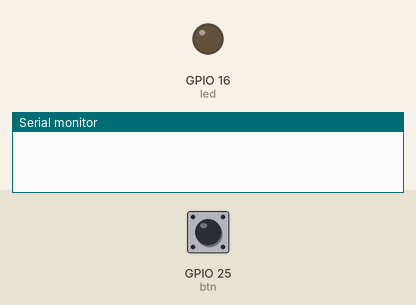
This sketch was run on a simulated ESP32. Parts: output pins drawn as LEDs (lit = HIGH), the last lines printed to the serial monitor. The inputs (shaded band) are chosen by the test bench; at power-on: GPIO 25 (btn) HIGH.

Above: at 1.2 s.
1.3 s: GPIO 25 (btn) pulled LOW for 3.2 s
At 5.3 s:
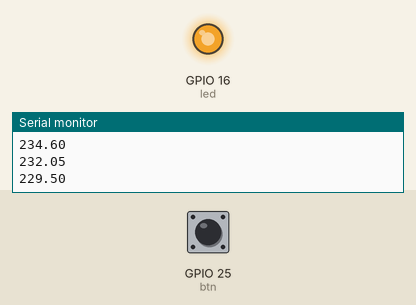
6.0 s: GPIO 25 (btn) pulled LOW for 0.15 s
At 7.9 s:
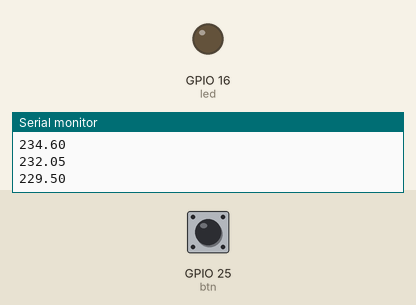
8.2 s: GPIO 25 (btn) pulled LOW for 1 s
At 10.8 s:
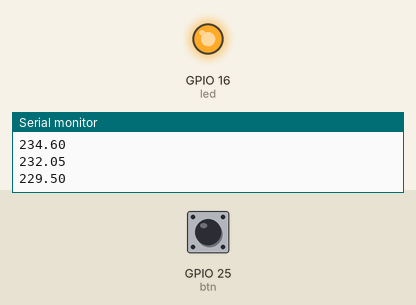
Timing chart, 0 to 12.3 s (numbered marks = the images above; inputs shaded):
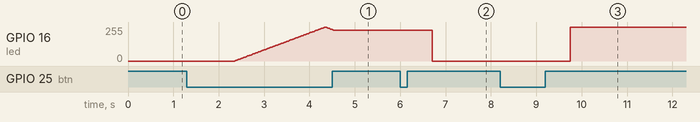

The sketch:

cau2.ino
```cpp
int led = 16;
int btn = 25;
int click = 0;
unsigned long lastPressDown = 0;
unsigned long lastClick = 0;
float brightness = 0;
float step = 2.55;
int lastState = HIGH;
int stableState = HIGH;
int mode = 0;
int lastDebounce = 0;
long cur = 0;

void setup() {
  // put your setup code here, to run once:
  Serial.begin(115200);
  pinMode(led, OUTPUT);
  pinMode(btn, INPUT_PULLUP);
  digitalWrite(led, LOW);
}

void buttonState() {
  int state = digitalRead(btn);
  if (state != lastState) {
    lastDebounce = millis();
  }
  if (millis() - lastDebounce > 50) {
    if (state != stableState) {
      stableState = state;
      if (stableState == HIGH) {
        if (click == 0) {
          lastClick = millis();
        }
        click += 1;
      } else {
        lastPressDown = millis();
      }
    }
  }
  lastState = state;
}

void switchMode() {
  if (mode == 0) {
    if (stableState == LOW && millis() - lastPressDown > 1000) {
      mode = 3;
      click = 0;
    } else if (click == 2 || (click > 0 && millis() - lastClick > 500)) {
      pinMode(led, OUTPUT);
      mode = click;
      click = 0;
    }
  } else if (click > 0) {
    if (mode == 2) {
      digitalWrite(led, LOW);
    }
    mode = 0;
    click = 0;
  }
}

void mode1() {
  brightness = (255 - (int)brightness) / 255 * 255;
  digitalWrite(led, brightness / 255);
  mode = 0;
}

void mode2() {
  if (millis() - cur > 500) {
    cur = millis();
    brightness = (255 - (int)brightness) / 255 * 255;
    digitalWrite(led, brightness / 255);
  }
}

void mode3() {
  long now = millis();
  if (now - cur >= 20) {
    cur = now;
    brightness += step;
    if (brightness >= 255) {
      brightness = 255;
      step = -step;
    } else if (brightness <= 0) {
      brightness = 0;
      step = -step;
    }
    Serial.println(brightness);
    analogWrite(led, (int)brightness);
  }
}

void loop() {
  // put your main code here, to run repeatedly:
  buttonState();
  switchMode();
  if (mode == 1) {
    mode1();
  } else if (mode == 2) {
    mode2();
  } else if (mode == 3) {
    mode3();
  }
}
```

Measured:
- after the input at 1.3 s, GPIO 16 (led): rises from 0/255 to 255/255 in 2.0 s, then falls to 229/255 in 0.20 s
- after the input at 6.0 s, GPIO 16 (led): 229/255 → 0/255 after 0.70 s
- after the input at 8.2 s, GPIO 16 (led): 0/255 → 255/255 after 1.6 s
